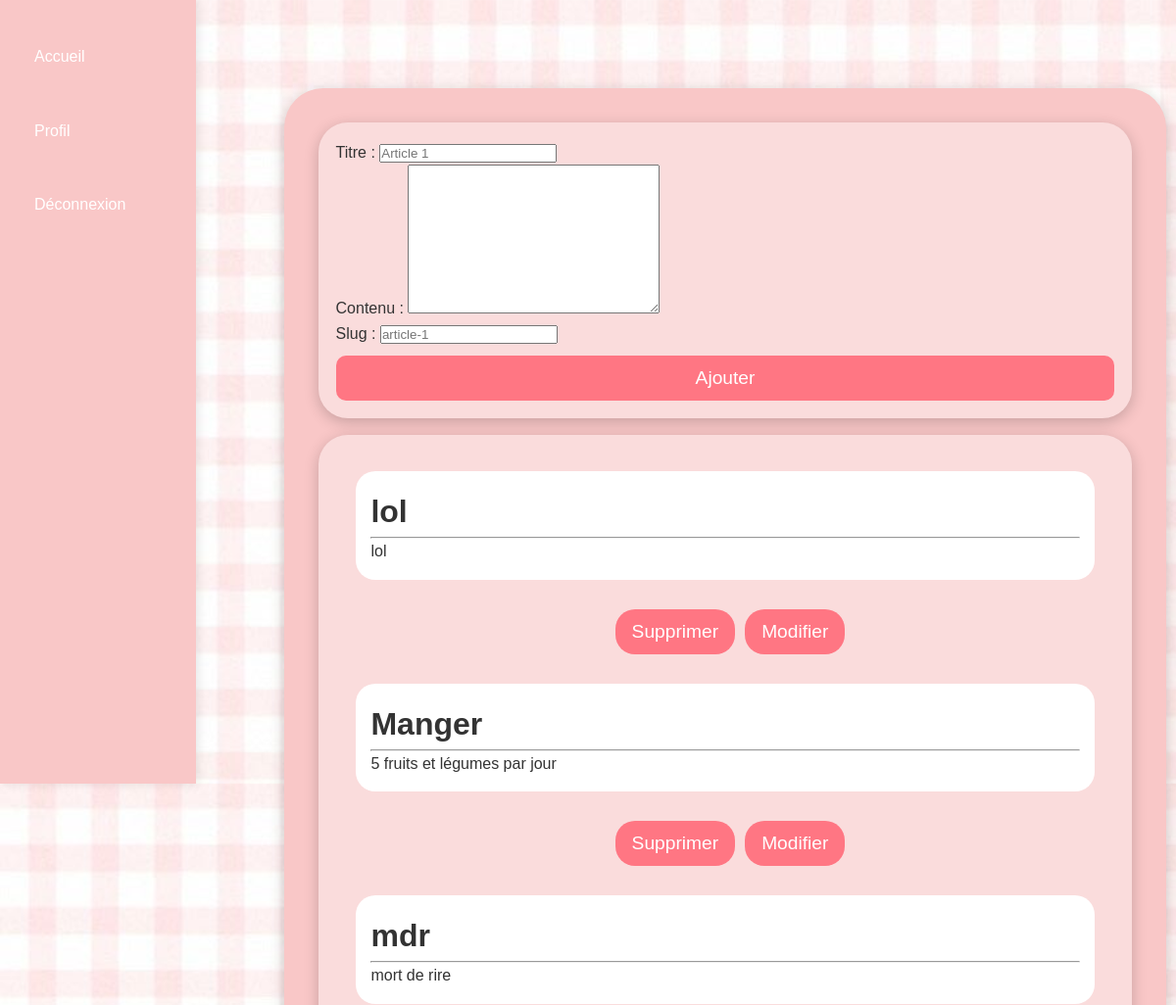
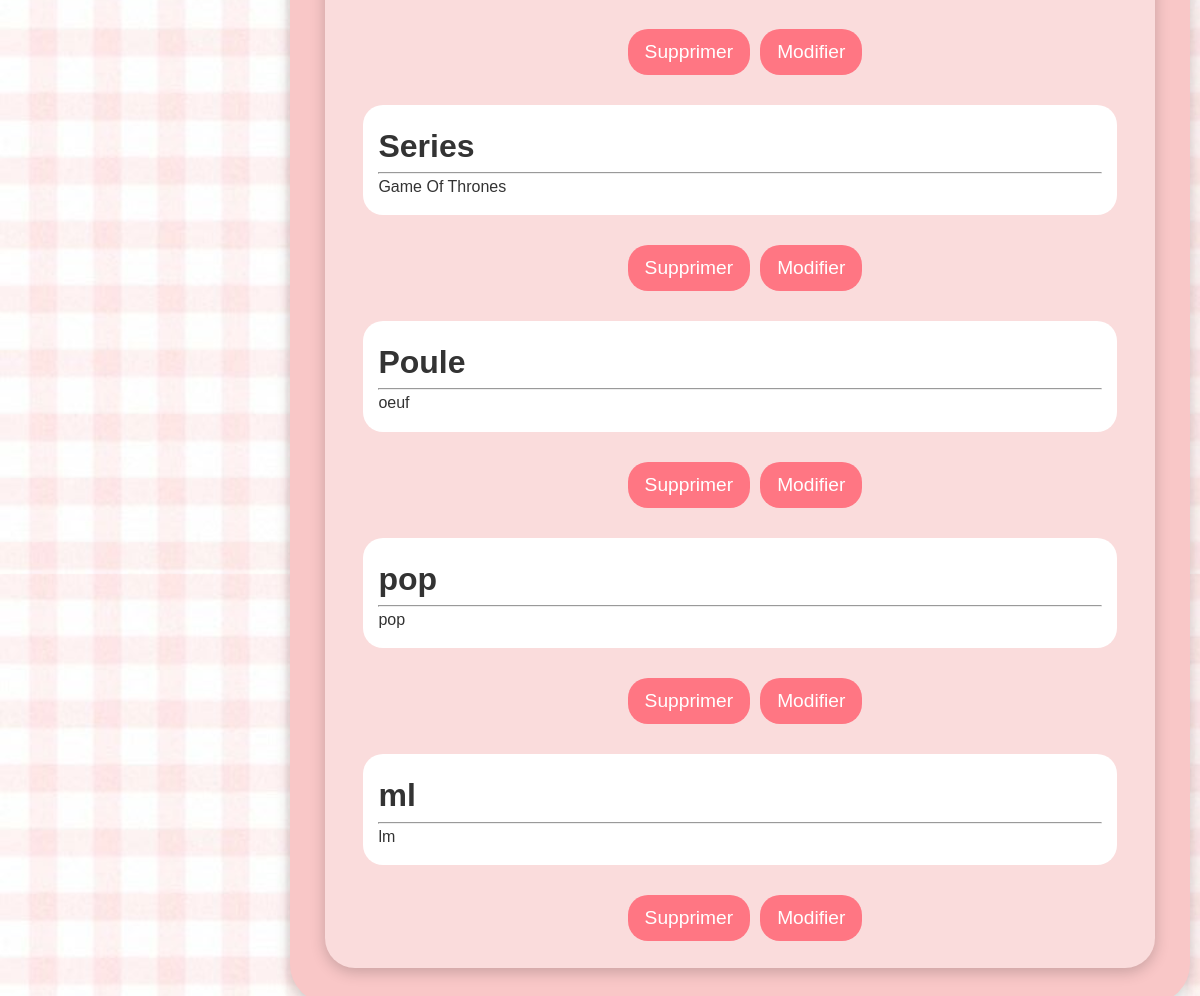
The app's page /articleFront.php?users=lila with its own data (2 pictures, top to bottom).
### tables this page shows
CREATE TABLE `article` (
  `id` int NOT NULL,
  `title` varchar(100) NOT NULL,
  `content` text,
  `slug` varchar(200) NOT NULL
);

### articleFront.php (the view, shortened to what this page needs)
<?php
require_once 'bdd.php';
$getuser = $connexion->prepare('SELECT * FROM users WHERE pseudo = :pseudo');
$getuser->execute([
  'pseudo' => htmlspecialchars($_GET['users'])
]);
$getuser = $getuser->fetch();
?>
<!DOCTYPE html>
<html lang="en">
<head>
  <link rel="stylesheet" href="article.css">
</head>
<body>
  <div class="navbar">
    <?php
    $lienAccueil = "articleFront.php?users=" . htmlspecialchars($_GET['users']);
    $lienProfil = "profil2.php?users=" . htmlspecialchars($_GET['users']);
    $lienDeconnexion = "index.php?users=" . htmlspecialchars($_GET['users']);
    ?>
    <a href="<?= $lienAccueil ?>" class="Acceuil">Accueil</a>
    <a href="<?= $lienProfil ?>" class="Profil">Profil</a>
    <a href="<?= $lienDeconnexion ?>" class="Déconnexion">Déconnexion</a>
  </div>
  <div class="rest">
    <div class="rest2">
      <?php
      if(!$getuser || (isset($getuser['admin']) && $getuser['admin'])) {
      ?>
      <form action="traitement.php?users=<?= htmlspecialchars($_GET['users']) ?>" method="POST" class="info">
        <label for="title">Titre :</label>
        <input type="text" name="title" id="title" placeholder="Article 1">
        <br>
        <label for="content">Contenu :</label>
        <textarea name="content" id="content" rows="10" cols="30"></textarea>
        <br>
        <label for="slug">Slug :</label>
        <input type="text" name="slug" id="slug" placeholder="article-1">
        <br>
        <input class="ajouter" type="submit" name="ajouter" value="Ajouter">
      </form>
      <?php } ?>
      <div class="article">
        <?php
        $getArticle = $connexion->prepare('SELECT title, content, slug FROM Article');
        $getArticle->execute();
        if($getArticle->rowCount() > 0) {
          foreach ($getArticle->fetchAll(PDO::FETCH_ASSOC) as $article) {
            echo '<div class="Blog">';
            echo '<h1>' . htmlspecialchars($article['title']) . '</h1>';
            echo '<hr>';
            echo '<p>' . nl2br(htmlspecialchars($article['content'])) . '</p>';
            echo '</div>';
            if(!$getuser || (isset($getuser['admin']) && $getuser['admin'])) {
            ?>
            <div class="ms">
              <form action="supprimer.php" method="post">
                <input class="supprimer" type="submit" value="Supprimer">
              </form>
              <form action="modifier.php" method="post">
                <input class="modifier" type="submit" value="Modifier">
              </form>
            </div>
            <?php
            }
          }
        }
        ?>
      </div>
    </div>
  </div>
</body>
</html>

### article.css (style rules this page uses)
* { margin: 0; padding: 0; box-sizing: border-box; font-family: "Arial", sans-serif; }
body { color: #333; font-size: 16px; line-height: 1.6; display: flex; height: 100vh; background-image: url(fond.jpg); background-size: cover; }
.navbar { width: 200px; height: 100vh; background-color: #f9c7c7; padding: 20px; box-shadow: 2px 0 10px rgba(0, 0, 0, 0.1); display: flex; flex-direction: column; position: fixed; }
.navbar a { display: block; color: #ffffff; text-decoration: none; padding: 15px; margin: 10px 0; border-radius: 8px; transition: background-color 0.3s, transform 0.3s; }
.rest { display: flex; flex-direction: column; margin-left: 200px; min-width: 75%; }
.rest2 { margin: 10%; background-color: #f9c7c7; padding: 2%; border-radius: 40px; min-width: 100%; box-shadow: 0 4px 15px rgba(0, 0, 0, 0.2); }
.info { border-radius: 30px; padding: 2%; background-color: #fadcdc; margin: 2%; box-shadow: 0 4px 15px rgba(0, 0, 0, 0.2); }
.article { margin: 2%; border-radius: 30px; padding: 2%; background-color: #fadcdc; box-shadow: 0 4px 15px rgba(0, 0, 0, 0.2); }
.Blog { background-color: #ffffff; padding: 2%; border-radius: 20px; margin: 20px; }
.ms { display: flex; flex-direction: row; justify-content: center; }
.supprimer { margin-top: 10px; margin-bottom: 10px; margin-right: 10px; width: 100%; padding: 0.75rem; background-color: #ff7683; color: #ffffff; font-size: 1.2rem; border: none; border-radius: 20px; cursor: pointer; transition: background-color 0.3s, transform 0.3s; }
.modifier { margin-top: 10px; margin-bottom: 10px; margin-left: 10px; width: 100%; padding: 0.75rem; background-color: #ff7683; color: #ffffff; font-size: 1.2rem; border: none; border-radius: 20px; cursor: pointer; transition: background-color 0.3s, transform 0.3s; }
.ajouter { margin-top: 10px; width: 100%; padding: 0.75rem; background-color: #ff7683; color: #ffffff; font-size: 1.2rem; border: none; border-radius: 10px; cursor: pointer; transition: background-color 0.3s, transform 0.3s; }

### records on screen
article: title "lol", content "lol"
article: title "Manger", content "5 fruits et légumes par jour"
article: title "mdr", content "mort de rire"
article: title "Series", content "Game Of Thrones"
article: title "Poule", content "oeuf"
article: title "pop", content "pop"
article: title "ml", content "lm"
